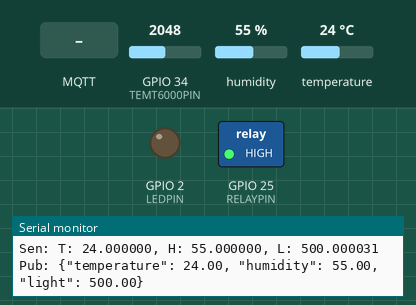
The program below on a simulated ESP32. Shown: switched loads named in the program (green lamp = pin HIGH), output pins drawn as LEDs (lit = HIGH), the last lines printed to the serial monitor. The test bench sets the inputs (shaded band); at power-on: GPIO 34 (TEMT6000PIN) = 2048, humidity 55 %, temperature 24 °C (analog values on the 0–4095 scale). WiFi joins after 1.5 s; servers stay silent unless stated; no MQTT or app messages arrive unless stated.

Above: at 2.7 s.
2.8 s: MQTT message "90" arrives on the first subscribed topic
At 4.2 s:
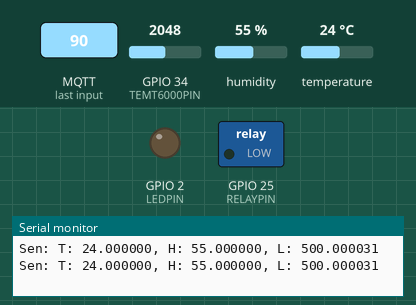
4.5 s: MQTT message "5" arrives on the first subscribed topic
At 5.6 s:
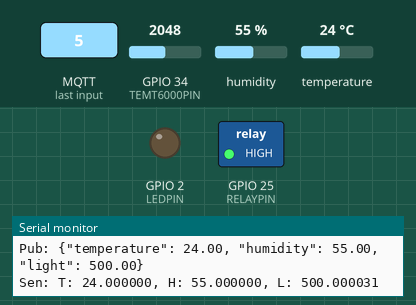
6.0 s: MQTT message "200" arrives on the first subscribed topic
At 7.1 s:
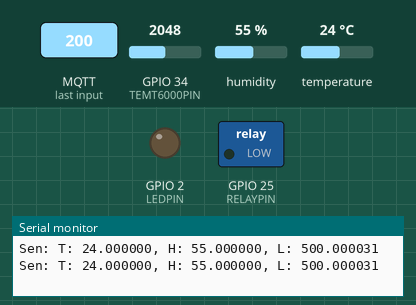
Timing chart, 0 to 9.0 s (numbered marks = the images above; inputs shaded):
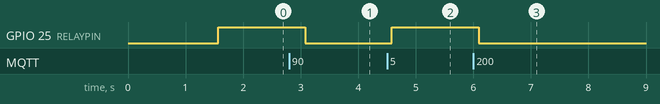

Measured:
- after the input at 2.8 s, GPIO 25 (RELAYPIN): HIGH → LOW after 0.28 s
- after the input at 4.5 s, GPIO 25 (RELAYPIN): LOW → HIGH after 0.08 s
- after the input at 6.0 s, GPIO 25 (RELAYPIN): HIGH → LOW after 0.09 s

The program:

main.cpp
```cpp
#include <Arduino.h>
#include <WiFi.h>
#include <PubSubClient.h>
#include <Adafruit_Sensor.h>
#include <DHT.h>
#include <DHT_U.h>

#define DHTPIN 32
#define DHTTYPE DHT22
#define TEMT6000PIN 34
#define LEDPIN 2
#define RELAYPIN 25

#define SENSOR_UPDATE_INTERVAL 500
#define SEND_INTERVAL 1000
#define STATE_UPDATE_INTERVAL 500

const char* ssid = "Ngento";
const char* password = "Baruuuuu";

const char* mqtt_server = "broker.hivemq.com";
const char* mqtt_output_topic = "esp32-iot-udayana/output";
const char* mqtt_setting_topic = "esp32-iot-udayana/setting";

WiFiClient espClient;
PubSubClient client(espClient);
DHT_Unified dht(DHTPIN, DHTTYPE);

sensors_event_t humidityEvent, tempEvent;
float lux = 0;

long lastMsg = 0;
long lastUpdate = 0;
long lastEvent = 0;
int relayState = LOW;
char msg[100];
int value = 0;

struct message_t {
    float temperature;
    float humidity;
    float light;
};

// Get config from MQTT
// MQTT message will be in custom format of:
// "%f,%f,%f,%f,%f,%f,%d,%d,%d"
// temperatureLessThan,temperatureGreaterThan,humidityLessThan,humidityGreaterThan,lightLessThan,lightGreaterThan,isTemperatureEnabled,isHumidityEnabled,isLightEnabled
// Example:
// 0,31.0,0,0,0,0,1,0,0 # Temperature less than 31, temperature enabled
struct config_t {
    float temperatureLessThan = 0;
    float temperatureGreaterThan = 100;
    float humidityLessThan = 0;
    float humidityGreaterThan = 100;
    float lightLessThan = 0;
    float lightGreaterThan = 900;

    bool isTemperatureEnabled = true;
    bool isHumidityEnabled = false;
    bool isLightEnabled = false;
} globalConfig;

void callback(char* topic, byte* message, unsigned int length) {
    Serial.print("Sub: Message arrived on topic:");
    Serial.print(topic);
    Serial.print(".Message: ");
    String messageTemp;

    for (int i = 0; i < length; i++) {
        Serial.print((char)message[i]);
        messageTemp += (char)message[i];
    }
    Serial.println();

    // Change config based on MQTT message
    int err = sscanf(messageTemp.c_str(), "%f,%f,%f,%f,%f,%f,%d,%d,%d", &globalConfig.temperatureLessThan, &globalConfig.temperatureGreaterThan, &globalConfig.humidityLessThan, &globalConfig.humidityGreaterThan, &globalConfig.lightLessThan, &globalConfig.lightGreaterThan, &globalConfig.isTemperatureEnabled, &globalConfig.isHumidityEnabled, &globalConfig.isLightEnabled);
    if (err != 9) {
        Serial.println("Sub: Error parsing MQTT message!");
        return;
    }

    Serial.printf("\ttemperatureLessThan: %f\n", globalConfig.temperatureLessThan);
    Serial.printf("\ttemperatureGreaterThan: %f\n", globalConfig.temperatureGreaterThan);
    Serial.printf("\thumidityLessThan: %f\n", globalConfig.humidityLessThan);
    Serial.printf("\thumidityGreaterThan: %f\n", globalConfig.humidityGreaterThan);
    Serial.printf("\tlightLessThan: %f\n", globalConfig.lightLessThan);
    Serial.printf("\tlightGreaterThan: %f\n", globalConfig.lightGreaterThan);
    Serial.printf("\tisTemperatureEnabled: %d\n", globalConfig.isTemperatureEnabled);
    Serial.printf("\tisHumidityEnabled: %d\n", globalConfig.isHumidityEnabled);
    Serial.printf("\tisLightEnabled: %d\n", globalConfig.isLightEnabled);
}

void setup_wifi() {
    delay(10);

    Serial.println();
    Serial.print("Connecting to ");
    Serial.println(ssid);

    WiFi.begin(ssid, password);

    while (WiFi.status() != WL_CONNECTED) {
        delay(500);
        Serial.print(".");
    }

    Serial.println("");
    Serial.println("WiFi connected");
    Serial.println("IP addresSub: ");
    Serial.println(WiFi.localIP());
}

void reconnect() {
    while (!client.connected()) {
        Serial.print("Attempting MQTT connection...");

        if (client.connect("ESP32Client")) {
            Serial.println("connected");
            client.subscribe(mqtt_setting_topic);
        } else {
            Serial.print("failed, rc=");
            Serial.print(client.state());
            Serial.println(" try again in 5 seconds");

            delay(5000);
        }
    }
}

void setup() {
    Serial.begin(115200);

    setup_wifi();
    dht.begin();

    client.setServer(mqtt_server, 1883);
    client.setCallback(callback);

    pinMode(LEDPIN, OUTPUT);
    pinMode(RELAYPIN, OUTPUT);
    pinMode(TEMT6000PIN, INPUT);

    digitalWrite(RELAYPIN, LOW);
}

float readLightSensor() {
    analogReadResolution(10);

    float volts = analogRead(TEMT6000PIN) * 5 / 1024.0; // Convert reading to VOLTS
    float VoltPercent = analogRead(TEMT6000PIN) / 1024.0 * 100; //Reading to Percent of Voltage

    //Conversions from reading to LUX
    float amps = volts / 10000.0;  // 10,000 Ohms from datasheet
    float microamps = amps * 1000000; // Convert to Microamps
    return  microamps * 2.0; // retunr LUX
}

void handleRelayState() {
    int relayScore = 0;
    int minScore = 0;

    if (globalConfig.isHumidityEnabled) {
        minScore++;
        if (globalConfig.humidityLessThan != 0 && humidityEvent.relative_humidity < globalConfig.humidityLessThan) {
            relayScore++;
        } else if (globalConfig.humidityGreaterThan != 0 && humidityEvent.relative_humidity > globalConfig.humidityGreaterThan) {
            relayScore++;
        }
    }

    if (globalConfig.isTemperatureEnabled) {
        minScore++;
        if (globalConfig.temperatureLessThan != 0 && tempEvent.temperature < globalConfig.temperatureLessThan) {
            relayScore++;
        } else if (globalConfig.temperatureGreaterThan != 0 && tempEvent.temperature > globalConfig.temperatureGreaterThan) {
            relayScore++;
        }
    }

    if (globalConfig.isLightEnabled) {
        minScore++;
        if (globalConfig.lightLessThan != 0 && lux < globalConfig.lightLessThan) {
            relayScore++;
        } else if (globalConfig.lightGreaterThan != 0 && lux > globalConfig.lightGreaterThan) {
            relayScore++;
        }
    }

    Serial.printf("Sen: T: %f, H: %f, L: %f\n", tempEvent.temperature, humidityEvent.relative_humidity, lux);
    // Serial.printf("Min score: %d\n", minScore);
    // Serial.printf("Relay score: %d\n", relayScore);

    // Turn on relay if score is less than min score and min score is not 0 (means no condition is enabled)
    if (relayScore < minScore && minScore != 0) {
        if (relayState == LOW) {
            digitalWrite(RELAYPIN, HIGH);
            relayState = HIGH;
        }
    } else {
        if (relayState == HIGH) {
            digitalWrite(RELAYPIN, LOW);
            relayState = LOW;
        }
    }
}

void loop() {
    if (!client.connected()) {
        reconnect();
    }

    client.loop();

    long now = millis();

    // Update sensor data
    if (now - lastEvent > SENSOR_UPDATE_INTERVAL) {
        // Read temperature and humidity
        dht.temperature().getEvent(&tempEvent);
        dht.humidity().getEvent(&humidityEvent);
        if (isnan(tempEvent.temperature) || isnan(humidityEvent.relative_humidity)) {
            Serial.println("Sen: Error reading dht sensor!");
            return;
        }

        lux = readLightSensor();
    }

    // Update relay state
    if (now - lastUpdate > STATE_UPDATE_INTERVAL) {
        lastUpdate = now;
        handleRelayState();
    }

    // Send message to MQTT topic
    if (now - lastMsg > SEND_INTERVAL) {
        lastMsg = now;
        message_t message = {
            .temperature = tempEvent.temperature,
            .humidity = humidityEvent.relative_humidity,
            .light = lux,
        };

        // Send message to MQTT topic
        String json = "{\"temperature\": " + String(message.temperature, 2) + ", \"humidity\": " + String(message.humidity, 2) + ", \"light\": " + String(message.light, 2) + "}";
        json.toCharArray(msg, 100);
        Serial.print("Pub: ");
        Serial.println(msg);
        client.publish(mqtt_output_topic, msg);
    }
}
```
